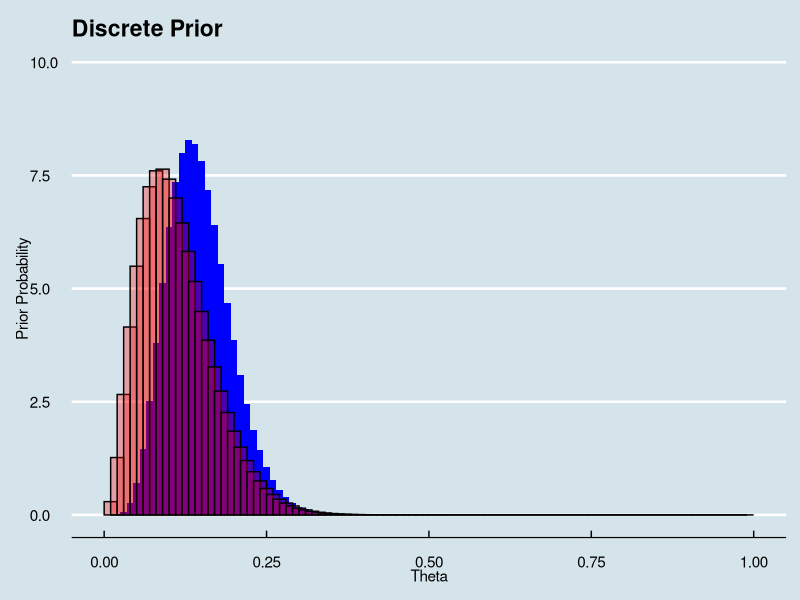
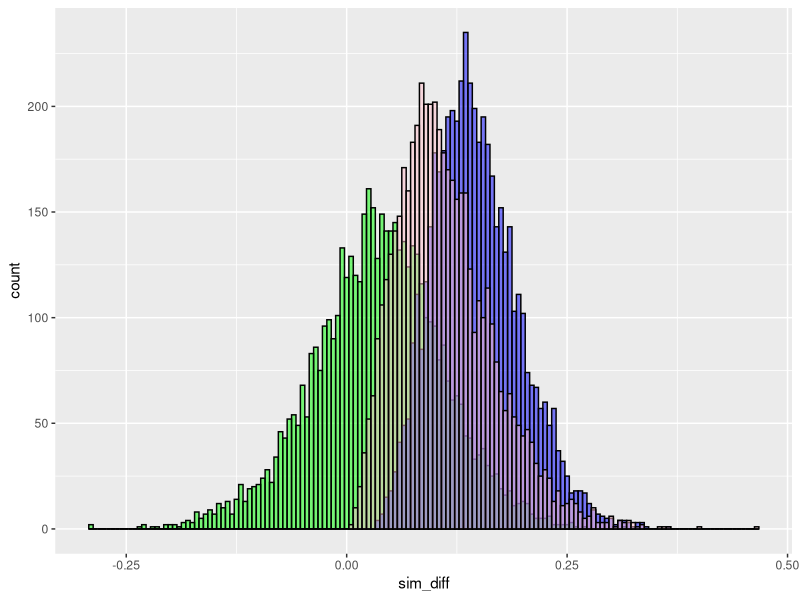
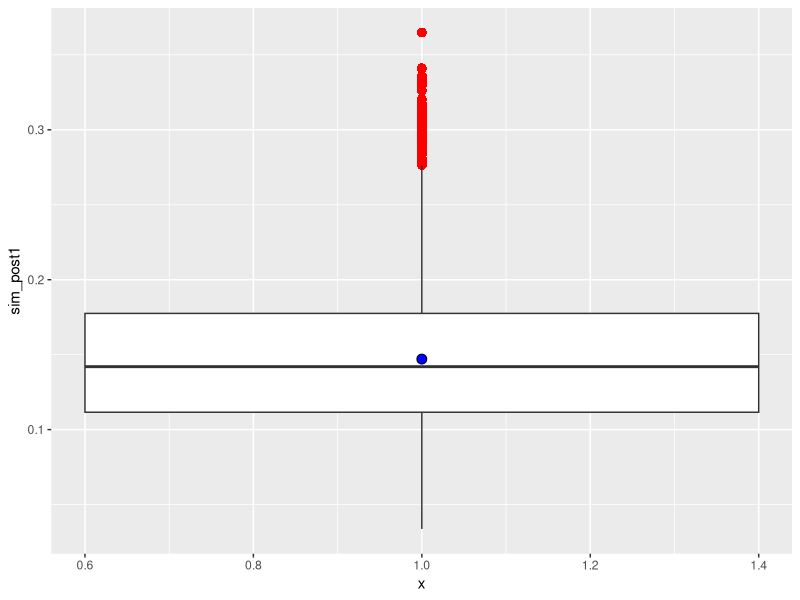
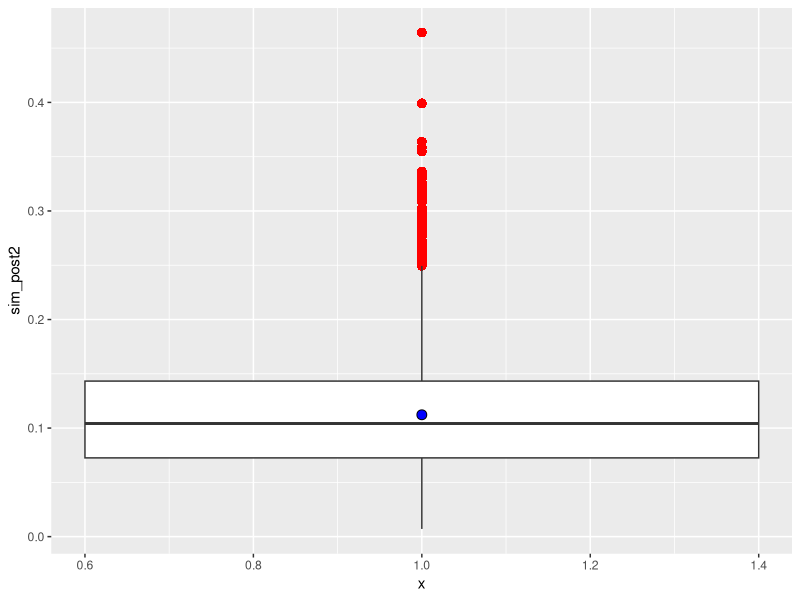
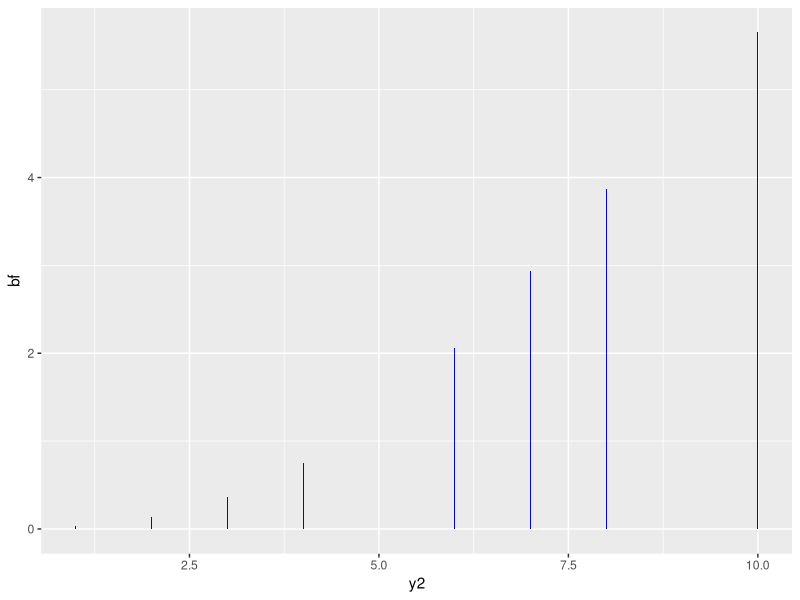

Recreate these plots in R, in order.
## ---- chunk 1
knitr::opts_chunk$set(warning=FALSE)
## ---- chunk 2
knitr::opts_knit$set(root.dir ="~/RLectureData", echo=TRUE)
## ---- chunk 3
#Parameter
library(ggplot2)
library(ggthemes)
y1=7
n1=50
a1=0.5
b1=0.5
theta1=seq(0.01,0.99,by=0.01)
prob1=rep(1,99)


y2=3
n2=30
a2=0.5
b2=0.5
theta2=seq(0.01,0.99,by=0.01)
prob2=rep(1,99)

#Likelihood
lik1=dbeta(theta1, shape1=a1, shape2=b1)
lik2=dbeta(theta2, shape1=a2, shape2=b2)

#Posterior Distribution
prio1r=dbeta(theta1, a1, b1)
post1=dbeta(theta1, a1+y1, b1+n1-y1)

prior2=dbeta(theta2, a2, b2)
post2=dbeta(theta2, a2+y2, b2+n2-y2)

data = data.frame(theta1, theta2, lik1, lik2, post1, post2)

ggplot(data=data, aes(theta1, post1))+
  geom_bar(stat='identity',width=0.01, fill='blue')+
  coord_cartesian(ylim=c(0,10))+
  theme_economist()+
  ggtitle("Discrete Prior")+
  xlab("Theta")+
  ylab("Prior Probability")+
  geom_bar(stat='identity', aes(x=theta2, y=post2), fill='red', color='black', alpha=0.3, width=0.02)

#theta1-theta2
d=post1-post2
quantile(d, probs=c(0.025, 0.975))

#theta1>theta2
sum(post1>post2)/99
#d<0.02
sum(d<0.02)/99
## ---- chunk 4
astar1 = a1 + y1
bstar1 = b1 + (n1 - y1)
astar2 = a2 + y2
bstar2 = b2 + (n2 - y2)

sim_post1=rbeta(5000,astar1, bstar1)
sim_post2=rbeta(5000,astar2, bstar2)
theta=seq(1,5000)

sim_diff=sim_post1-sim_post2
data2 = data.frame(theta, sim_post1, sim_post2, sim_diff)
head(data2)

#theta1-theta2
d=sim_post1-sim_post2
quantile(d, probs=c(0.025, 0.975))

#theta1>theta2
sum(sim_post1>sim_post2)/5000
#d<0.02
sum(d<0.02)/5000

ggplot(data2, aes(x=sim_diff))+
  geom_histogram(color='black',fill='green', binwidth=0.005, alpha=0.5)+
  geom_histogram(aes(x=sim_post1), color='black',fill='blue',binwidth=0.005, alpha=0.5)+
  geom_histogram(aes(x=sim_post2), color='black',fill='pink',binwidth=0.005, alpha=0.5)

ggplot(data2, aes(x=1, y=sim_post1))+
  geom_boxplot(width=0.8, outlier.size=3, outlier.shape=16, outlier.colour='red')+
  stat_summary(fun.y='mean', geom='point', shape=21, size=3, fill='blue')

ggplot(data2, aes(x=1, y=sim_post2))+
  geom_boxplot(width=0.8, outlier.size=3, outlier.shape=16, outlier.colour='red')+
  stat_summary(fun.y='mean', geom='point', shape=21, size=3, fill='blue')


## ---- chunk 5
a=0.5
b=0.5
options(scipen=100)
o12=mean(sim_post1<sim_post2)

mat1=matrix(c(n1, y1), ncol=2)
mat2=matrix(c(n2, y2), ncol=1)

h0 = (mat1%*%mat2)*
  (gamma(a+b)/(gamma(a)*gamma(b)))*
  ((gamma(a+y1+y2)*gamma(b+n1-y1+n2-y2))/gamma(a+b+n1+n2))
h1 = (mat1%*%mat2)%*%
  
  ((gamma(a1+b1)/(gamma(a1)*gamma(b1)))*
  ((gamma(a1+y1)*gamma(b1+n1-y1))/gamma(a1+b1+n1)))*
  ((gamma(a2+b2)/(gamma(a2)*gamma(b2)))*
  ((gamma(a2+y2)*gamma(b2+n2-y2))/gamma(a2+b2+n2)))
  

BF = h0/h1
BF
## ---- chunk 6
final=data.frame()
n2=seq(10, 100, by=10)
y2=seq(1,10,by=1)
for(i in y2){
  n1=50
  a=0.5
  b=0.5
  y1=7
  n2 = i*10
  mat1=matrix(c(n1, y1), ncol=2)
  mat2=matrix(c(n2, i), ncol=1)
  h0 = (mat1%*%mat2)*
  (gamma(a+b)/(gamma(a)*gamma(b)))*
  ((gamma(a+y1+y2)*gamma(b+n1-y1+n2-y2))/gamma(a+b+n1+n2))
  
  h1 = (mat1%*%mat2)%*%
  
  ((gamma(a1+b1)/(gamma(a1)*gamma(b1)))*
  ((gamma(a1+y1)*gamma(b1+n1-y1))/gamma(a1+b1+n1)))*
  ((gamma(a2+b2)/(gamma(a2)*gamma(b2)))*
  ((gamma(a2+y2)*gamma(b2+n2-y2))/gamma(a2+b2+n2)))
  
  bf=h0/h1
  dt=data.frame(h0, h1, bf)
  final=rbind(dt)
  
  

  
}
head(final)
ggplot(data=final, aes(y2, bf))+
  geom_bar(stat='identity',width=0.01, fill='blue')

## ---- chunk 7
n1=20
y1=2
n2=20
y2=1
n3=30
y3=1
a=1
b=1
mat1=matrix(c(n1, y1), ncol=2)
mat2=matrix(c(n2, y2), ncol=1)
mat3=matrix(c(n3, y3), ncol=2)

h0=(t(mat1%*%mat2)%*%mat3)*
  (gamma(a+b)/(gamma(a)*gamma(b)))*
  (gamma(a+sum(y1,y2,y3))*(gamma(b+sum(n1, n2, n3) - sum(y1,y2,y3))))/
  (gamma(a+b+sum(n1, n2, n3)))

h0

